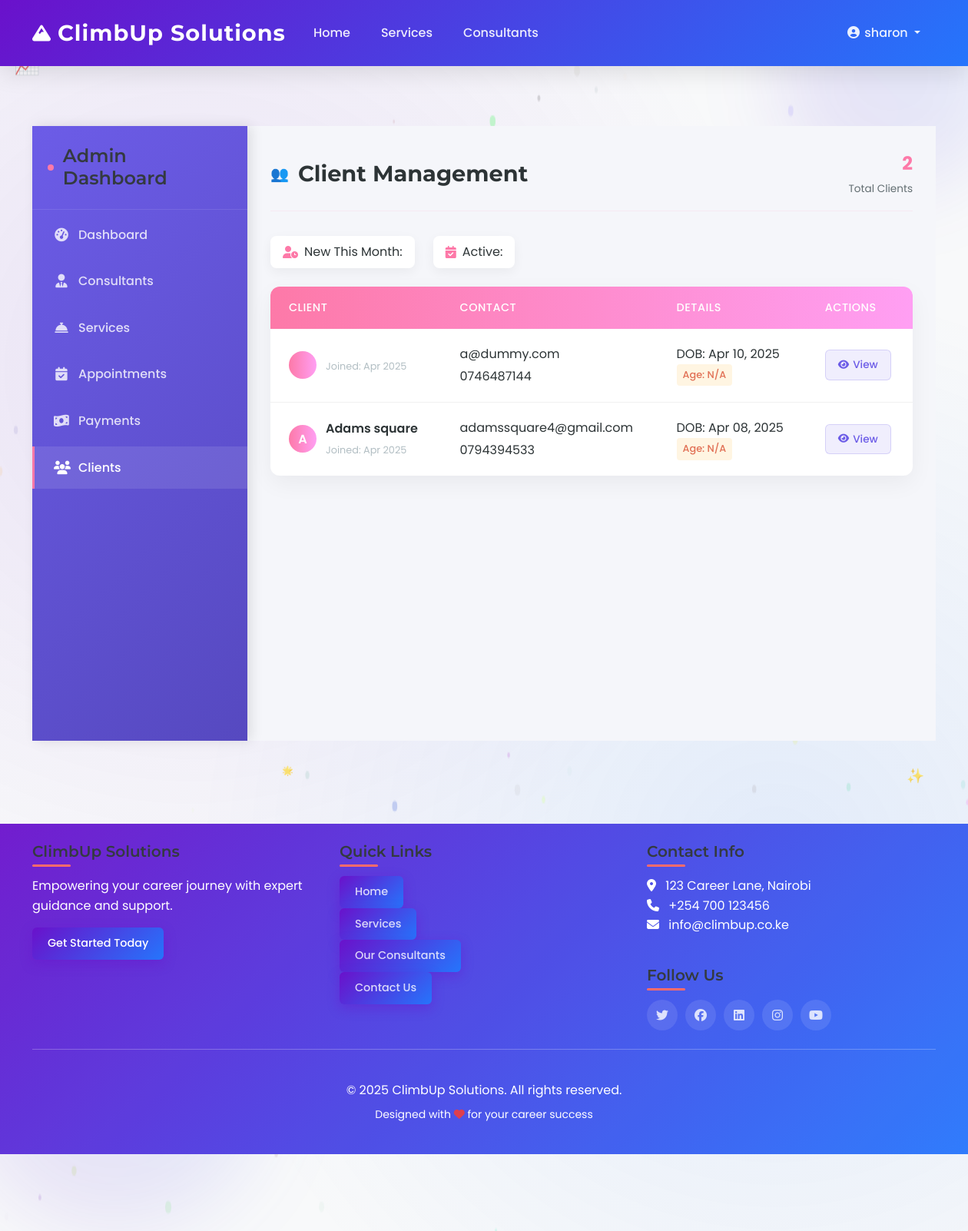
Screenshot of /clients/ (signed in) with the database file from the repository.
### assist/models.py (models this page shows, shortened)
class Client(models.Model):
    user = models.OneToOneField(
        User, on_delete=models.CASCADE, related_name="client_profile"
    )
    phone = models.CharField(max_length=15)
    date_of_birth = models.DateField()
    referral_details = models.TextField(blank=True, null=True)

### assist/views.py (the view)
# urls.py: path("clients/", views.client_list, name="client_list"),
@user_passes_test(is_admin)
def client_list(request):
    clients = Client.objects.all().select_related("user")
    return render(request, "admin_dashboard/clients.html", {"clients": clients})

### assist/context_processors.py (called while the page is built)
def unread_notifications(request):
    unread_count = 0
    if request.user.is_authenticated:
        unread_count = request.user.notifications.filter(read=False).count()
    return {"unread_count": unread_count}

### assist/views.py (called while the page is built)
def is_admin(user):
    return user.is_staff

### assist/templates/admin_dashboard/clients.html (shortened to what this page needs)
{% extends 'admin_dashboard/base.html' %}
{% block admin_content %}
<div class="admin-header">
    <h1>Client Management</h1>
    <div class="total-clients">
        <span class="count">{{ clients.count }}</span>
        <span class="label">Total Clients</span>
    </div>
</div>
<div class="client-stats">
    <div class="stat-badge">
        <i class="fas fa-user-clock"></i>
        <span>New This Month: {{ new_clients_this_month }}</span>
    </div>
    <div class="stat-badge">
        <i class="fas fa-calendar-check"></i>
        <span>Active: {{ active_clients }}</span>
    </div>
</div>
{% if clients %}
<table class="admin-table">
    <thead>
        <tr>
            <th>Client</th>
            <th>Contact</th>
            <th>Details</th>
            <th>Actions</th>
        </tr>
    </thead>
    <tbody>
        {% for client in clients %}
        <tr>
            <td>
                <div class="client-info">
                    <div class="client-avatar">
                        {{ client.user.get_full_name|slice:":1" }}
                    </div>
                    <div>
                        <div class="client-name">{{ client.user.get_full_name }}</div>
                        <small class="text-muted">Joined: {{ client.user.date_joined|date:"M Y" }}</small>
                    </div>
                </div>
            </td>
            <td>
                <div class="client-contact">
                    <div>{{ client.user.email }}</div>
                    <div>{{ client.phone|default:"Phone not provided" }}</div>
                </div>
            </td>
            <td>
                <div class="client-details">
                    <div>DOB: {{ client.date_of_birth|date:"M d, Y" }}</div>
                    <div class="age-badge">Age: {{ client.age|default:"N/A" }}</div>
                </div>
            </td>
            <td>
                <a href="{% url 'client_detail' client.id %}" class="btn-view">
                    <i class="fas fa-eye"></i> View
                </a>
            </td>
        </tr>
        {% endfor %}
    </tbody>
</table>
{% else %}
<div class="empty-state">
    <i class="fas fa-users"></i>
    <h3>No Clients Found</h3>
    <p>There are no client records available yet.</p>
</div>
{% endif %}
{% endblock %}

### assist/templates/base.html (shortened to what this page needs)
{% load user_tags %}
<!DOCTYPE html>
<html lang="en">
<head>
    <link href="https://cdn.jsdelivr.net/npm/bootstrap@5.3.0/dist/css/bootstrap.min.css" rel="stylesheet">
    <link rel="stylesheet" href="https://cdnjs.cloudflare.com/ajax/libs/font-awesome/6.4.0/css/all.min.css">
</head>
<body>
    <div class="decorative-shape shape-1"></div>
    <div class="decorative-shape shape-2"></div>
    <nav class="navbar navbar-expand-lg navbar-dark sticky-top">
        <div class="container">
            <a class="navbar-brand" href="{% url 'home' %}">
                <i class="fas fa-mountain me-2"></i>ClimbUp Solutions
            </a>
            <div class="collapse navbar-collapse" id="navbarNav">
                <ul class="navbar-nav me-auto">
                    <li class="nav-item">
                        <a class="nav-link" href="{% url 'home' %}">Home</a>
                    </li>
                    <li class="nav-item">
                        <a class="nav-link" href="{% url 'services' %}">Services</a>
                    </li>
                    <li class="nav-item">
                        <a class="nav-link" href="{% url 'consultants' %}">Consultants</a>
                    </li>
                </ul>
                <ul class="navbar-nav">
                    {% if user.is_authenticated %}
                        <li class="nav-item dropdown">
                            <a class="nav-link dropdown-toggle" href="#" id="userDropdown" role="button" data-bs-toggle="dropdown">
                                <i class="fas fa-user-circle fa-fw"></i> {{ user.get_full_name|default:user.username }}
                            </a>
                        </li>
                    {% endif %}
                </ul>
            </div>
        </div>
    </nav>
    <main class="container my-5">
        {% block content %}{% endblock %}
    </main>
    <footer class="py-4 mt-5">
        <div class="container">
            <div class="row">
                <div class="col-md-4 mb-4 mb-md-0">
                    <h5>ClimbUp Solutions</h5>
                    <p>Empowering your career journey with expert guidance and support.</p>
                    <div class="mt-3">
                        <button class="btn btn-magic pulse">Get Started Today</button>
                    </div>
                </div>
               <div class="col-md-4 mb-4 mb-md-0">
            <h5>Quick Links</h5>
            <div class="link-buttons">
                <a href="{% url 'home' %}" class="btn btn-magic pulse">Home</a><br>
                <a href="{% url 'services' %}" class="btn btn-magic pulse">Services</a><br>
                <a href="{% url 'consultants' %}" class="btn btn-magic pulse">Our Consultants</a><br>
                <a href="{% url 'contact' %}" class="btn btn-magic pulse">Contact Us</a><br>
            </div>
        </div>
                <div class="col-md-4">
                    <h5>Contact Info</h5>
                    <address class="mb-3">
                        <i class="fas fa-map-marker-alt me-2"></i> 123 Career Lane, Nairobi<br>
                        <i class="fas fa-phone me-2"></i> +254 700 123456<br>
                        <i class="fas fa-envelope me-2"></i> info@climbup.co.ke
                    </address>
                    <h5 class="mt-4">Follow Us</h5>
                    <div class="social-icons d-flex">
                        <a href="#"><i class="fab fa-twitter"></i></a>
                        <a href="#"><i class="fab fa-facebook"></i></a>
                        <a href="#"><i class="fab fa-linkedin"></i></a>
                        <a href="#"><i class="fab fa-instagram"></i></a>
                        <a href="#"><i class="fab fa-youtube"></i></a>
                    </div>
                </div>
            </div>
            <hr class="bg-light my-4">
            <div class="text-center pt-3">
                <p class="mb-0">&copy; {% now "Y" %} ClimbUp Solutions. All rights reserved.</p>
                <p class="small mt-2">Designed with <i class="fas fa-heart text-danger"></i> for your career success</p>
            </div>
        </div>
    </footer>
</body>
</html>

### assist/templates/base.html (style rules this page uses)
:root { --primary-color: #6a11cb; --secondary-color: #2575fc; --accent-color: #ff6b6b; --light-color: #f8f9fa; --dark-color: #343a40; --success-color: #28a745; --info-color: #17a2b8; --warning-color: #ffc107; --danger-color: #dc3545; --text-color: #495057; --text-light: #6c757d; --gradient-primary: linear-gradient(135deg, var(--primary-color) 0%, var(--secondary-color) 100%); --gradient-accent: linear-gradient(135deg, var(--accent-color) 0%, #ff8e53 100%); --box-shadow: 0 10px 30px rgba(0, 0, 0, 0.1); --box-shadow-hover: 0 15px 35px rgba(0, 0, 0, 0.15); --transition: all 0.3s ease-in-out; }
* { margin: 0; padding: 0; box-sizing: border-box; }
body { font-family: 'Poppins', sans-serif; color: var(--text-color); background-color: #f5f7fa; line-height: 1.6; overflow-x: hidden; position: relative; }
body::before { content: ''; position: fixed; top: 0; left: 0; width: 100%; height: 100%; background: radial-gradient(circle at 20% 30%, rgba(106, 17, 203, 0.1) 0%, transparent 50%), radial-gradient(circle at 80% 70%, rgba(37, 117, 252, 0.1) 0%, transparent 50%); z-index: -1; pointer-events: none; }
h1, h2, h3, h4, h5, h6 { font-family: 'Montserrat', sans-serif; font-weight: 600; color: var(--dark-color); }
.navbar { background: var(--gradient-primary) !important; box-shadow: var(--box-shadow); padding: 15px 0; transition: var(--transition); }
.navbar-brand { font-family: 'Montserrat', sans-serif; font-weight: 700; font-size: 1.8rem; letter-spacing: 1px; display: flex; align-items: center; transition: var(--transition); }
.navbar-brand i { font-size: 1.5rem; margin-right: 10px; color: white; }
.nav-link { font-weight: 500; padding: 8px 15px !important; margin: 0 5px; border-radius: 50px; transition: var(--transition); position: relative; color: rgba(255, 255, 255, 0.9) !important; }
.nav-link::before { content: ''; position: absolute; bottom: 0; left: 50%; transform: translateX(-50%); width: 0; height: 2px; background-color: white; transition: var(--transition); }
main { min-height: calc(100vh - 300px); padding-top: 30px; padding-bottom: 60px; position: relative; }
.container { max-width: 1200px; }
footer { background: var(--gradient-primary); color: white; padding: 60px 0 30px; position: relative; overflow: hidden; }
footer::before { content: ''; position: absolute; top: 0; left: 0; width: 100%; height: 100%; background-size: cover; z-index: 0; }
footer h5 { font-weight: 600; margin-bottom: 20px; position: relative; display: inline-block; }
footer h5::after { content: ''; position: absolute; bottom: -8px; left: 0; width: 50px; height: 3px; background: var(--accent-color); border-radius: 3px; }
footer a { color: rgba(255, 255, 255, 0.8) !important; text-decoration: none; transition: var(--transition); display: inline-block; }
.social-icons a { display: inline-flex; align-items: center; justify-content: center; width: 40px; height: 40px; border-radius: 50%; background-color: rgba(255, 255, 255, 0.1); margin-right: 10px; transition: var(--transition); }
.btn-magic { background: var(--gradient-primary); border: none; color: white; padding: 12px 25px; border-radius: 50px; font-weight: 600; box-shadow: 0 5px 15px rgba(106, 17, 203, 0.4); transition: var(--transition); position: relative; overflow: hidden; }
.btn-magic::before { content: ''; position: absolute; top: 0; left: -100%; width: 100%; height: 100%; background: linear-gradient(90deg, transparent, rgba(255, 255, 255, 0.2), transparent); transition: 0.5s; }
.pulse { animation: pulse 2s infinite; }
.decorative-shape { position: absolute; width: 200px; height: 200px; border-radius: 50%; background: linear-gradient(45deg, rgba(106, 17, 203, 0.1), rgba(37, 117, 252, 0.1)); filter: blur(50px); z-index: -1; }
.shape-1 { top: -50px; right: -50px; width: 300px; height: 300px; }
.shape-2 { bottom: -100px; left: -50px; width: 400px; height: 400px; }

### rows the page displays
Client: user.date_joined "Apr 2025", user.email "a@dummy.com", phone "0746487144", date_of_birth "Apr 10, 2025", age "N/A"
Client: user.get_full_name "A", user.get_full_name "Adams square", user.date_joined "Apr 2025", user.email "adamssquare4@gmail.com", phone "0794394533", date_of_birth "Apr 08, 2025", age "N/A"

### other values shown
{{ user.get_full_name|default:user.username }} "sharon"
{{ clients.count }} "2"
